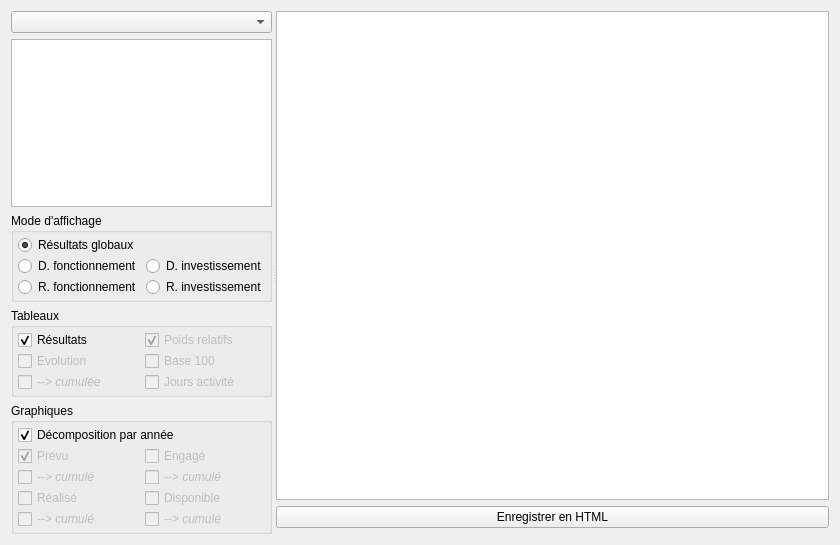
<?xml version="1.0" encoding="UTF-8"?>
<ui version="4.0">
 <class>DialogTablesGraphics</class>
 <widget class="QWidget" name="DialogTablesGraphics">
  <property name="geometry">
   <rect>
    <x>0</x>
    <y>0</y>
    <width>840</width>
    <height>545</height>
   </rect>
  </property>
  <property name="windowTitle">
   <string>Explorateur d'audits</string>
  </property>
  <layout class="QVBoxLayout" name="verticalLayout_4">
   <item>
    <widget class="QSplitter" name="splitter">
     <property name="orientation">
      <enum>Qt::Horizontal</enum>
     </property>
     <widget class="QWidget" name="layoutWidget1">
      <layout class="QVBoxLayout" name="verticalLayout">
       <item>
        <widget class="QComboBox" name="comboListAudits"/>
       </item>
       <item>
        <widget class="QTreeView" name="treeView">
         <property name="editTriggers">
          <set>QAbstractItemView::NoEditTriggers</set>
         </property>
         <property name="showDropIndicator" stdset="0">
          <bool>false</bool>
         </property>
         <attribute name="headerVisible">
          <bool>false</bool>
         </attribute>
        </widget>
       </item>
       <item>
        <widget class="QGroupBox" name="groupBoxMode">
         <property name="title">
          <string>Mode d'affichage</string>
         </property>
         <layout class="QGridLayout" name="gridLayout_3">
          <property name="leftMargin">
           <number>4</number>
          </property>
          <property name="topMargin">
           <number>2</number>
          </property>
          <property name="rightMargin">
           <number>2</number>
          </property>
          <property name="bottomMargin">
           <number>2</number>
          </property>
          <property name="horizontalSpacing">
           <number>4</number>
          </property>
          <property name="verticalSpacing">
           <number>1</number>
          </property>
          <item row="2" column="0">
           <widget class="QRadioButton" name="radioButtonRF">
            <property name="text">
             <string>R. fonctionnement</string>
            </property>
           </widget>
          </item>
          <item row="1" column="1">
           <widget class="QRadioButton" name="radioButtonDI">
            <property name="text">
             <string>D. investissement</string>
            </property>
           </widget>
          </item>
          <item row="2" column="1">
           <widget class="QRadioButton" name="radioButtonRI">
            <property name="text">
             <string>R. investissement</string>
            </property>
           </widget>
          </item>
          <item row="0" column="0" colspan="2">
           <widget class="QRadioButton" name="radioButtonGlobal">
            <property name="text">
             <string>Résultats globaux</string>
            </property>
            <property name="checked">
             <bool>true</bool>
            </property>
           </widget>
          </item>
          <item row="1" column="0">
           <widget class="QRadioButton" name="radioButtonDF">
            <property name="text">
             <string>D. fonctionnement</string>
            </property>
           </widget>
          </item>
         </layout>
        </widget>
       </item>
       <item>
        <widget class="QGroupBox" name="groupBoxTables">
         <property name="title">
          <string>Tableaux</string>
         </property>
         <layout class="QGridLayout" name="gridLayout">
          <property name="leftMargin">
           <number>4</number>
          </property>
          <property name="topMargin">
           <number>2</number>
          </property>
          <property name="rightMargin">
           <number>2</number>
          </property>
          <property name="bottomMargin">
           <number>2</number>
          </property>
          <property name="horizontalSpacing">
           <number>4</number>
          </property>
          <property name="verticalSpacing">
           <number>1</number>
          </property>
          <item row="2" column="0">
           <widget class="QCheckBox" name="checkBoxEvolution">
            <property name="enabled">
             <bool>false</bool>
            </property>
            <property name="text">
             <string>Evolution</string>
            </property>
           </widget>
          </item>
          <item row="3" column="1">
           <widget class="QCheckBox" name="checkBoxJoursAct">
            <property name="enabled">
             <bool>false</bool>
            </property>
            <property name="text">
             <string>Jours activité</string>
            </property>
           </widget>
          </item>
          <item row="0" column="1">
           <widget class="QCheckBox" name="checkBoxPoidsRelatif">
            <property name="enabled">
             <bool>false</bool>
            </property>
            <property name="text">
             <string>Poids relatifs</string>
            </property>
            <property name="checked">
             <bool>true</bool>
            </property>
           </widget>
          </item>
          <item row="0" column="0">
           <widget class="QCheckBox" name="checkBoxResults">
            <property name="enabled">
             <bool>true</bool>
            </property>
            <property name="text">
             <string>Résultats</string>
            </property>
            <property name="checked">
             <bool>true</bool>
            </property>
           </widget>
          </item>
          <item row="3" column="0">
           <widget class="QCheckBox" name="checkBoxEvolutionCumul">
            <property name="enabled">
             <bool>false</bool>
            </property>
            <property name="font">
             <font>
              <italic>true</italic>
             </font>
            </property>
            <property name="text">
             <string>--&gt; cumulée</string>
            </property>
           </widget>
          </item>
          <item row="2" column="1">
           <widget class="QCheckBox" name="checkBoxBase100">
            <property name="enabled">
             <bool>false</bool>
            </property>
            <property name="text">
             <string>Base 100</string>
            </property>
           </widget>
          </item>
         </layout>
        </widget>
       </item>
       <item>
        <widget class="QGroupBox" name="groupBoxGraphics">
         <property name="title">
          <string>Graphiques</string>
         </property>
         <layout class="QGridLayout" name="gridLayout_2">
          <property name="leftMargin">
           <number>4</number>
          </property>
          <property name="topMargin">
           <number>2</number>
          </property>
          <property name="rightMargin">
           <number>2</number>
          </property>
          <property name="bottomMargin">
           <number>2</number>
          </property>
          <property name="horizontalSpacing">
           <number>4</number>
          </property>
          <property name="verticalSpacing">
           <number>1</number>
          </property>
          <item row="0" column="0" colspan="2">
           <widget class="QCheckBox" name="checkBoxRecapGraph">
            <property name="text">
             <string>Décomposition par année</string>
            </property>
            <property name="checked">
             <bool>true</bool>
            </property>
           </widget>
          </item>
          <item row="1" column="0">
           <widget class="QCheckBox" name="checkBoxPrevu">
            <property name="enabled">
             <bool>false</bool>
            </property>
            <property name="text">
             <string>Prévu</string>
            </property>
            <property name="checked">
             <bool>true</bool>
            </property>
           </widget>
          </item>
          <item row="1" column="1">
           <widget class="QCheckBox" name="checkBoxEngage">
            <property name="enabled">
             <bool>false</bool>
            </property>
            <property name="text">
             <string>Engagé</string>
            </property>
           </widget>
          </item>
          <item row="2" column="0">
           <widget class="QCheckBox" name="checkBoxPrevuCumul">
            <property name="enabled">
             <bool>false</bool>
            </property>
            <property name="font">
             <font>
              <italic>true</italic>
             </font>
            </property>
            <property name="text">
             <string>--&gt; cumulé</string>
            </property>
           </widget>
          </item>
          <item row="3" column="0">
           <widget class="QCheckBox" name="checkBoxRealise">
            <property name="enabled">
             <bool>false</bool>
            </property>
            <property name="text">
             <string>Réalisé</string>
            </property>
           </widget>
          </item>
          <item row="4" column="0">
           <widget class="QCheckBox" name="checkBoxRealiseCumul">
            <property name="enabled">
             <bool>false</bool>
            </property>
            <property name="font">
             <font>
              <italic>true</italic>
             </font>
            </property>
            <property name="text">
             <string>--&gt; cumulé</string>
            </property>
           </widget>
          </item>
          <item row="2" column="1">
           <widget class="QCheckBox" name="checkBoxEngageCumul">
            <property name="enabled">
             <bool>false</bool>
            </property>
            <property name="font">
             <font>
              <italic>true</italic>
             </font>
            </property>
            <property name="text">
             <string>--&gt; cumulé</string>
            </property>
           </widget>
          </item>
          <item row="3" column="1">
           <widget class="QCheckBox" name="checkBoxDisponible">
            <property name="enabled">
             <bool>false</bool>
            </property>
            <property name="text">
             <string>Disponible</string>
            </property>
           </widget>
          </item>
          <item row="4" column="1">
           <widget class="QCheckBox" name="checkBoxDisponibleCumul">
            <property name="enabled">
             <bool>false</bool>
            </property>
            <property name="font">
             <font>
              <italic>true</italic>
             </font>
            </property>
            <property name="text">
             <string>--&gt; cumulé</string>
            </property>
           </widget>
          </item>
         </layout>
        </widget>
       </item>
      </layout>
     </widget>
     <widget class="QWidget" name="layoutWidget">
      <layout class="QGridLayout" name="gridLayout_4">
       <item row="1" column="0" colspan="2">
        <widget class="QTextEdit" name="textEdit">
         <property name="acceptDrops">
          <bool>false</bool>
         </property>
         <property name="undoRedoEnabled">
          <bool>false</bool>
         </property>
         <property name="readOnly">
          <bool>true</bool>
         </property>
         <property name="textInteractionFlags">
          <set>Qt::NoTextInteraction</set>
         </property>
        </widget>
       </item>
       <item row="4" column="0" colspan="2">
        <widget class="QCustomPlot" name="plotG1G8" native="true"/>
       </item>
       <item row="0" column="0" colspan="2">
        <spacer name="horizontalSpacer">
         <property name="orientation">
          <enum>Qt::Horizontal</enum>
         </property>
         <property name="sizeHint" stdset="0">
          <size>
           <width>680</width>
           <height>0</height>
          </size>
         </property>
        </spacer>
       </item>
       <item row="2" column="0" colspan="2">
        <widget class="QPushButton" name="saveButton">
         <property name="text">
          <string>Enregistrer en HTML</string>
         </property>
        </widget>
       </item>
      </layout>
     </widget>
    </widget>
   </item>
  </layout>
 </widget>
 <customwidgets>
  <customwidget>
   <class>QCustomPlot</class>
   <extends>QWidget</extends>
   <header>QCustomPlot/qcustomplot.h</header>
   <container>1</container>
  </customwidget>
 </customwidgets>
 <resources/>
 <connections/>
</ui>
